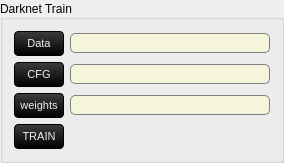
                 <widget class="QGroupBox" name="groupBox">
                  <property name="styleSheet">
                   <string notr="true"/>
                  </property>
                  <property name="title">
                   <string>Darknet Train</string>
                  </property>
                  <property name="alignment">
                   <set>Qt::AlignLeading|Qt::AlignLeft|Qt::AlignVCenter</set>
                  </property>
                  <layout class="QGridLayout" name="gridLayout_22">
                   <item row="2" column="1">
                    <widget class="QLineEdit" name="weights_label">
                     <property name="minimumSize">
                      <size>
                       <width>200</width>
                       <height>0</height>
                      </size>
                     </property>
                     <property name="styleSheet">
                      <string notr="true">QLineEdit {
    background-color: beige;
    border-radius: 5px;
    border: 1px solid grey;
    padding: 1px;
    color: black;
}

QLineEdit:hover {
    background-color: qlineargradient(spread:repeat, x1:1, y1:0, x2:1, y2:1, stop:0 orange, stop:1 red);
    color: black;
}</string>
                     </property>
                     <property name="text">
                      <string/>
                     </property>
                    </widget>
                   </item>
                   <item row="0" column="1">
                    <widget class="QLineEdit" name="data_label">
                     <property name="styleSheet">
                      <string notr="true">QLineEdit {
    background-color: beige;
    border-radius: 5px;
    border: 1px solid grey;
    padding: 1px;
    color: black;
}

QLineEdit:hover {
    background-color: qlineargradient(spread:repeat, x1:1, y1:0, x2:1, y2:1, stop:0 orange, stop:1 red);
    color: black;
}</string>
                     </property>
                     <property name="text">
                      <string/>
                     </property>
                    </widget>
                   </item>
                   <item row="0" column="0">
                    <widget class="QPushButton" name="browse_data">
                     <property name="minimumSize">
                      <size>
                       <width>0</width>
                       <height>0</height>
                      </size>
                     </property>
                     <property name="maximumSize">
                      <size>
                       <width>16777215</width>
                       <height>16777215</height>
                      </size>
                     </property>
                     <property name="font">
                      <font>
                       <family>MS Shell Dlg 2</family>
                       <pointsize>8</pointsize>
                       <weight>9</weight>
                       <italic>false</italic>
                       <bold>false</bold>
                      </font>
                     </property>
                     <property name="styleSheet">
                      <string notr="true">QPushButton {
    background-color: qlineargradient(spread:repeat, x1:1, y1:0, x2:1, y2:1, stop:0 rgb(59, 61, 62), stop:1 rgb(0, 0, 0));
    color: rgb(238, 238, 238);
  	font-size: 8pt;

    border-style: solid;
    border-width: 1px;
    border-radius: 4px;
    border-color: rgb(0, 0, 0);
    padding: 5px;
}

QPushButton:flat {
    background-color: transparent;
    border: none;
    color: rgb(238, 238, 238);
}

QPushButton:disabled {
    background-color: #404040;
    color: #656565;
    border-color: rgb(0, 0, 0);
}

QPushButton:hover {
    background-color: rgba(236, 157, 0, 51);
    border: 1px solid rgb(236, 157, 0);
}

QPushButton:pressed {
    background-color: qlineargradient(spread:repeat, x1:1, y1:0, x2:1, y2:1, stop:0 rgb(28, 28, 32), stop:1 rgb(0, 0, 0));
    border: 1px solid rgb(236, 157, 0);
}

QPushButton:checked {
    background-color: qlineargradient(spread:repeat, x1:1, y1:0, x2:1, y2:1, stop:0 rgb(28, 28, 32), stop:1 rgb(0, 0, 0));
    border: 1px solid #222;
}</string>
                     </property>
                     <property name="text">
                      <string>Data</string>
                     </property>
                    </widget>
                   </item>
                   <item row="1" column="0">
                    <widget class="QPushButton" name="browse_cfg">
                     <property name="minimumSize">
                      <size>
                       <width>0</width>
                       <height>0</height>
                      </size>
                     </property>
                     <property name="maximumSize">
                      <size>
                       <width>16777215</width>
                       <height>16777215</height>
                      </size>
                     </property>
                     <property name="styleSheet">
                      <string notr="true">QPushButton {
    background-color: qlineargradient(spread:repeat, x1:1, y1:0, x2:1, y2:1, stop:0 rgb(59, 61, 62), stop:1 rgb(0, 0, 0));
    color: rgb(238, 238, 238);
  	font-size: 8pt;

    border-style: solid;
    border-width: 1px;
    border-radius: 4px;
    border-color: rgb(0, 0, 0);
    padding: 5px;
}

QPushButton:flat {
    background-color: transparent;
    border: none;
    color: rgb(238, 238, 238);
}

QPushButton:disabled {
    background-color: #404040;
    color: #656565;
    border-color: rgb(0, 0, 0);
}

QPushButton:hover {
    background-color: rgba(236, 157, 0, 51);
    border: 1px solid rgb(236, 157, 0);
}

QPushButton:pressed {
    background-color: qlineargradient(spread:repeat, x1:1, y1:0, x2:1, y2:1, stop:0 rgb(28, 28, 32), stop:1 rgb(0, 0, 0));
    border: 1px solid rgb(236, 157, 0);
}

QPushButton:checked {
    background-color: qlineargradient(spread:repeat, x1:1, y1:0, x2:1, y2:1, stop:0 rgb(28, 28, 32), stop:1 rgb(0, 0, 0));
    border: 1px solid #222;
}</string>
                     </property>
                     <property name="text">
                      <string>CFG</string>
                     </property>
                    </widget>
                   </item>
                   <item row="3" column="0">
                    <widget class="QPushButton" name="train_button">
                     <property name="minimumSize">
                      <size>
                       <width>0</width>
                       <height>0</height>
                      </size>
                     </property>
                     <property name="maximumSize">
                      <size>
                       <width>16777215</width>
                       <height>16777215</height>
                      </size>
                     </property>
                     <property name="styleSheet">
                      <string notr="true">QPushButton {
    background-color: qlineargradient(spread:repeat, x1:1, y1:0, x2:1, y2:1, stop:0 rgb(59, 61, 62), stop:1 rgb(0, 0, 0));
    color: rgb(238, 238, 238);
  	font-size: 8pt;

    border-style: solid;
    border-width: 1px;
    border-radius: 4px;
    border-color: rgb(0, 0, 0);
    padding: 5px;
}

QPushButton:flat {
    background-color: transparent;
    border: none;
    color: rgb(238, 238, 238);
}

QPushButton:disabled {
    background-color: #404040;
    color: #656565;
    border-color: rgb(0, 0, 0);
}

QPushButton:hover {
    background-color: rgba(236, 157, 0, 51);
    border: 1px solid rgb(236, 157, 0);
}

QPushButton:pressed {
    background-color: qlineargradient(spread:repeat, x1:1, y1:0, x2:1, y2:1, stop:0 rgb(28, 28, 32), stop:1 rgb(0, 0, 0));
    border: 1px solid rgb(236, 157, 0);
}

QPushButton:checked {
    background-color: qlineargradient(spread:repeat, x1:1, y1:0, x2:1, y2:1, stop:0 rgb(28, 28, 32), stop:1 rgb(0, 0, 0));
    border: 1px solid #222;
}</string>
                     </property>
                     <property name="text">
                      <string>TRAIN</string>
                     </property>
                    </widget>
                   </item>
                   <item row="1" column="1">
                    <widget class="QLineEdit" name="cfg_label">
                     <property name="styleSheet">
                      <string notr="true">QLineEdit {
    background-color: beige;
    border-radius: 5px;
    border: 1px solid grey;
    padding: 1px;
    color: black;
}

QLineEdit:hover {
    background-color: qlineargradient(spread:repeat, x1:1, y1:0, x2:1, y2:1, stop:0 orange, stop:1 red);
    color: black;
}</string>
                     </property>
                     <property name="text">
                      <string/>
                     </property>
                    </widget>
                   </item>
                   <item row="2" column="0">
                    <widget class="QPushButton" name="browse_weights">
                     <property name="minimumSize">
                      <size>
                       <width>0</width>
                       <height>0</height>
                      </size>
                     </property>
                     <property name="maximumSize">
                      <size>
                       <width>16777215</width>
                       <height>16777215</height>
                      </size>
                     </property>
                     <property name="styleSheet">
                      <string notr="true">QPushButton {
    background-color: qlineargradient(spread:repeat, x1:1, y1:0, x2:1, y2:1, stop:0 rgb(59, 61, 62), stop:1 rgb(0, 0, 0));
    color: rgb(238, 238, 238);
  	font-size: 8pt;

    border-style: solid;
    border-width: 1px;
    border-radius: 4px;
    border-color: rgb(0, 0, 0);
    padding: 5px;
}

QPushButton:flat {
    background-color: transparent;
    border: none;
    color: rgb(238, 238, 238);
}

QPushButton:disabled {
    background-color: #404040;
    color: #656565;
    border-color: rgb(0, 0, 0);
}

QPushButton:hover {
    background-color: rgba(236, 157, 0, 51);
    border: 1px solid rgb(236, 157, 0);
}

QPushButton:pressed {
    background-color: qlineargradient(spread:repeat, x1:1, y1:0, x2:1, y2:1, stop:0 rgb(28, 28, 32), stop:1 rgb(0, 0, 0));
    border: 1px solid rgb(236, 157, 0);
}

QPushButton:checked {
    background-color: qlineargradient(spread:repeat, x1:1, y1:0, x2:1, y2:1, stop:0 rgb(28, 28, 32), stop:1 rgb(0, 0, 0));
    border: 1px solid #222;
}</string>
                     </property>
                     <property name="text">
                      <string>weights</string>
                     </property>
                    </widget>
                   </item>
                  </layout>
                 </widget>
